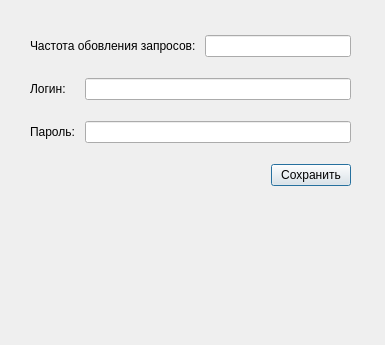
<?xml version="1.0" encoding="UTF-8"?>
<ui version="4.0">
 <class>Dialog</class>
 <widget class="QDialog" name="Dialog">
  <property name="enabled">
   <bool>true</bool>
  </property>
  <property name="geometry">
   <rect>
    <x>0</x>
    <y>0</y>
    <width>385</width>
    <height>345</height>
   </rect>
  </property>
  <property name="windowTitle">
   <string>Dialog</string>
  </property>
  <widget class="QWidget" name="verticalLayoutWidget">
   <property name="geometry">
    <rect>
     <x>10</x>
     <y>20</y>
     <width>361</width>
     <height>201</height>
    </rect>
   </property>
   <layout class="QVBoxLayout" name="verticalLayout">
    <property name="leftMargin">
     <number>20</number>
    </property>
    <property name="topMargin">
     <number>0</number>
    </property>
    <property name="rightMargin">
     <number>20</number>
    </property>
    <property name="bottomMargin">
     <number>20</number>
    </property>
    <item>
     <layout class="QHBoxLayout" name="horizontalLayout">
      <item>
       <widget class="QLabel" name="label">
        <property name="sizePolicy">
         <sizepolicy hsizetype="Fixed" vsizetype="Fixed">
          <horstretch>0</horstretch>
          <verstretch>0</verstretch>
         </sizepolicy>
        </property>
        <property name="text">
         <string>Частота обовления запросов: </string>
        </property>
       </widget>
      </item>
      <item>
       <widget class="QLineEdit" name="requestTime"/>
      </item>
     </layout>
    </item>
    <item>
     <layout class="QHBoxLayout" name="horizontalLayout_4">
      <item>
       <widget class="QLabel" name="label_4">
        <property name="sizePolicy">
         <sizepolicy hsizetype="Fixed" vsizetype="Fixed">
          <horstretch>0</horstretch>
          <verstretch>0</verstretch>
         </sizepolicy>
        </property>
        <property name="text">
         <string>Логин:    </string>
        </property>
       </widget>
      </item>
      <item>
       <widget class="QLineEdit" name="Login"/>
      </item>
     </layout>
    </item>
    <item>
     <layout class="QHBoxLayout" name="horizontalLayout_3">
      <item>
       <widget class="QLabel" name="label_3">
        <property name="sizePolicy">
         <sizepolicy hsizetype="Fixed" vsizetype="Fixed">
          <horstretch>0</horstretch>
          <verstretch>0</verstretch>
         </sizepolicy>
        </property>
        <property name="text">
         <string>Пароль: </string>
        </property>
       </widget>
      </item>
      <item>
       <widget class="QLineEdit" name="pass"/>
      </item>
     </layout>
    </item>
    <item>
     <layout class="QHBoxLayout" name="horizontalLayout_2">
      <item>
       <spacer name="horizontalSpacer">
        <property name="orientation">
         <enum>Qt::Horizontal</enum>
        </property>
        <property name="sizeHint" stdset="0">
         <size>
          <width>40</width>
          <height>20</height>
         </size>
        </property>
       </spacer>
      </item>
      <item>
       <widget class="QPushButton" name="pushButton">
        <property name="sizePolicy">
         <sizepolicy hsizetype="Fixed" vsizetype="Fixed">
          <horstretch>0</horstretch>
          <verstretch>0</verstretch>
         </sizepolicy>
        </property>
        <property name="text">
         <string>Сохранить</string>
        </property>
       </widget>
      </item>
     </layout>
    </item>
   </layout>
  </widget>
 </widget>
 <resources/>
 <connections/>
</ui>
